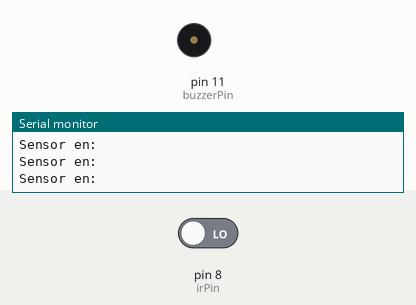
Simulated run of this sketch. Board: Arduino Uno, built with avr-gcc and run on an emulated ATmega328P. On the bench: buzzer (waves = sounding), the last lines printed to the serial monitor. The test bench sets the inputs (shaded band); at power-on: pin 8 (irPin) LOW.

Above: at 1.2 s.
1.3 s: pin 8 (irPin) driven HIGH
At 1.8 s:
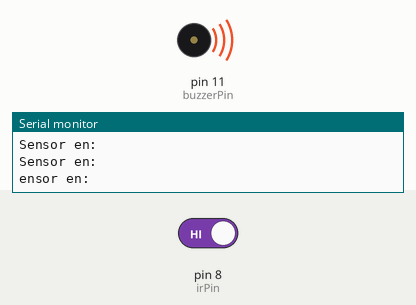
4.3 s: pin 8 (irPin) driven LOW
At 6.5 s:
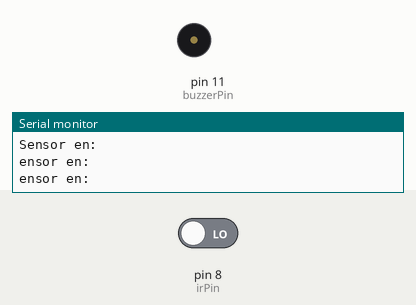
Timing chart, 0 to 8.0 s (numbered marks = the images above; inputs shaded):
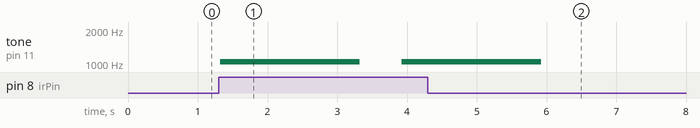

Measured:
- after the input at 1.3 s, tone on pin 11 (buzzerPin): silent → 1047 Hz at once, → silent 2.0 s later, → 1047 Hz 0.60 s later
- after the input at 4.3 s, tone on pin 11 (buzzerPin): goes on until 5.9 s, then stays silent

The sketch:

Alarma.ino
```cpp
#include "notas.h"
const int buzzerPin = 11;
const int irPin =  8;
boolean state;
void setup() {
  Serial.begin(9600);
  pinMode(irPin,INPUT);
  state = false;
}

void loop() {
  state = digitalRead(irPin);
  Serial.println("Sensor en: "+state);
  if(state == HIGH){
    beep(NOTE_C6,2000);
  }
}

void beep(int note, int duration)
{
  //Play tone on buzzerPin with determinate duration. Pause calculated for a better tone
  tone(buzzerPin, note, duration);
  int pause = duration * 1.30;
  delay(pause);
  noTone(buzzerPin);
}
```

notas.h
```cpp
/*************************************************
 * Public Constants
 *************************************************/

#define NOTE_B0  31
#define NOTE_C1  33
#define NOTE_CS1 35
#define NOTE_D1  37
#define NOTE_DS1 39
#define NOTE_E1  41
#define NOTE_F1  44
#define NOTE_FS1 46
#define NOTE_G1  49
#define NOTE_GS1 52
#define NOTE_A1  55
#define NOTE_AS1 58
#define NOTE_B1  62
#define NOTE_C2  65
#define NOTE_CS2 69
#define NOTE_D2  73
#define NOTE_DS2 78
#define NOTE_E2  82
#define NOTE_F2  87
#define NOTE_FS2 93
#define NOTE_G2  98
#define NOTE_GS2 104
#define NOTE_A2  110
#define NOTE_AS2 117
#define NOTE_B2  123
#define NOTE_C3  131
#define NOTE_CS3 139
#define NOTE_D3  147
#define NOTE_DS3 156
#define NOTE_E3  165
#define NOTE_F3  175
#define NOTE_FS3 185
#define NOTE_G3  196
#define NOTE_GS3 208
#define NOTE_A3  220
#define NOTE_AS3 233
#define NOTE_B3  247
#define NOTE_C4  262
#define NOTE_CS4 277
#define NOTE_D4  294
#define NOTE_DS4 311
#define NOTE_E4  330
#define NOTE_F4  349
#define NOTE_FS4 370
#define NOTE_G4  392
#define NOTE_GS4 415
#define NOTE_A4  440
#define NOTE_AS4 466
#define NOTE_B4  494
#define NOTE_C5  523
#define NOTE_CS5 554
#define NOTE_D5  587
#define NOTE_DS5 622
#define NOTE_E5  659
#define NOTE_F5  698
#define NOTE_FS5 740
#define NOTE_G5  784
#define NOTE_GS5 831
#define NOTE_A5  880
#define NOTE_AS5 932
#define NOTE_B5  988
#define NOTE_C6  1047
#define NOTE_CS6 1109
#define NOTE_D6  1175
#define NOTE_DS6 1245
#define NOTE_E6  1319
#define NOTE_F6  1397
#define NOTE_FS6 1480
#define NOTE_G6  1568
#define NOTE_GS6 1661
#define NOTE_A6  1760
#define NOTE_AS6 1865
#define NOTE_B6  1976
#define NOTE_C7  2093
#define NOTE_CS7 2217
#define NOTE_D7  2349
#define NOTE_DS7 2489
#define NOTE_E7  2637
#define NOTE_F7  2794
#define NOTE_FS7 2960
#define NOTE_G7  3136
#define NOTE_GS7 3322
#define NOTE_A7  3520
#define NOTE_AS7 3729
#define NOTE_B7  3951
#define NOTE_C8  4186
#define NOTE_CS8 4435
#define NOTE_D8  4699
#define NOTE_DS8 4978
```
